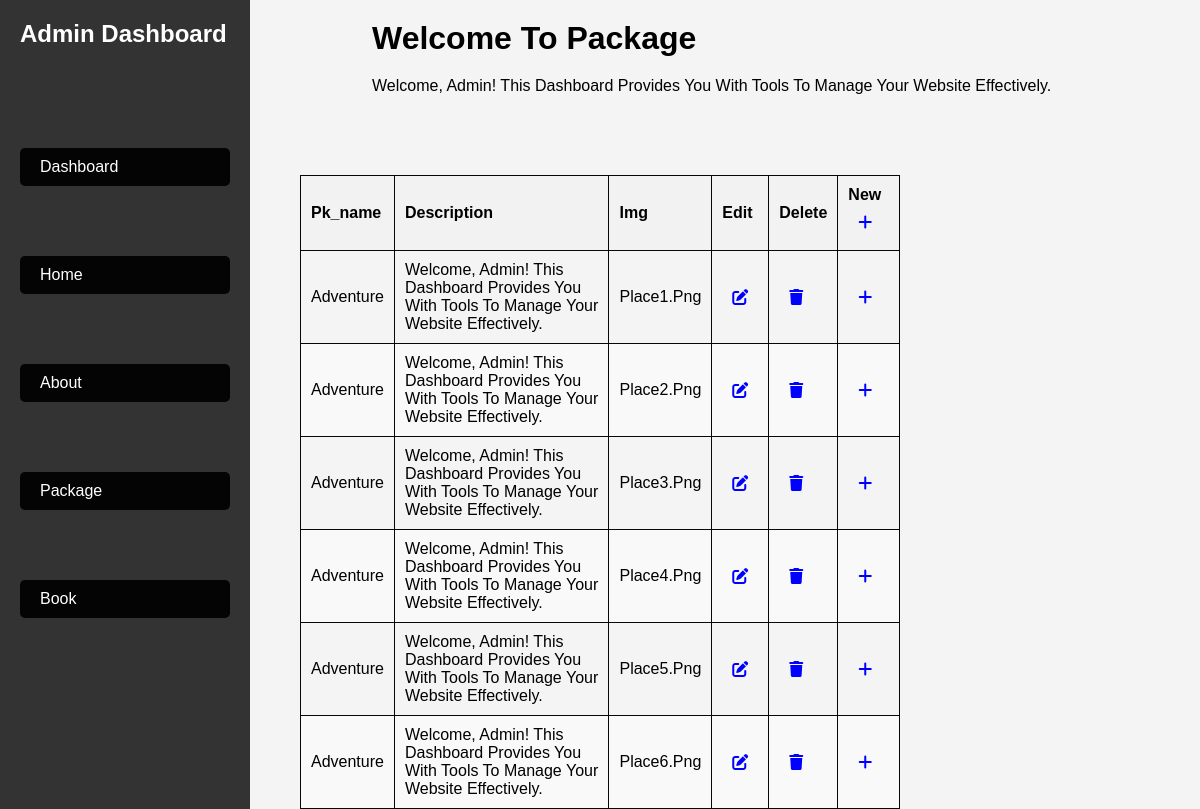
The app's page /pk_dashboard.php with its own data.
### tables this page shows
CREATE TABLE IF NOT EXISTS `packages` (
  `id` int NOT NULL AUTO_INCREMENT,
  `pk_name` varchar(50) NOT NULL,
  `description` varchar(200) NOT NULL,
  `img` BLOB NOT NULL,
  PRIMARY KEY (`id`)
);

### pk_dashboard.php (the view, shortened to what this page needs)
<!DOCTYPE html>
<html lang="en">
<head>
    <link rel="stylesheet" href="admin_pannel/admin_pannel.css">
    <link rel="stylesheet"href="https://cdnjs.cloudflare.com/ajax/libs/font-awesome/6.5.2/css/all.min.css">
 </head>
 <body>
 <div class="sidebar">
        <h2>Admin Dashboard</h2>
        <div class="item2">
        <div class="button-container2">
                <a href="dashboard.php" class="btn1">dashboard</a>
            </div>
            <div class="button-container2">
                <a href="hm_dashboard.php" class="btn1">Home</a>
            </div>
            <div class="button-container2">
                <a href="ab_dashboard.php" class="btn1">About</a>
            </div>
            <div class="button-container2">
                <a href="pk_dashboard.php" class="btn1">Package</a>
            </div>
            <div class="button-container2">
                <a href="bk_dashboard.php" class="btn1">Book</a>
            </div>
        </div>
    </div>
 <div class="script">
     <h1> Welcome To Package </h1>
     <p>Welcome, Admin! This dashboard provides you with tools to manage your website effectively.</p>
</div>
        <?php
$connection = mysqli_connect('localhost', 'root', '', 'book_db');
$query = "SELECT * FROM packages";
$result = mysqli_query($connection, $query);
?>
<!DOCTYPE html>
<html lang="en">
<head>
</head>
<body>
<div class="container">
     <table border="1">
     <thead>
    <tr>
        <th>pk_name</th>
        <th>description</th>
        <th>img</th>
        <th>Edit</th>
        <th>Delete</th>
        <th>
    New
    <a href='add_package.php' class='new' title='new' data-toggle='tooltip' onclick='return confirm("Are you sure you want to add new property?");'>
        <i class='fas fa fa-plus'></i></a>
</th>
</thead>
<?php
 if (mysqli_num_rows($result) > 0) {
     while ($row = mysqli_fetch_assoc($result)) {
         echo "<tr>";
         echo "<td>" . $row["pk_name"] . "</td>";
         echo "<td>" . $row["description"] . "</td>";
         echo "<td>" . $row["img"] . "</td>";
         echo "<td><a href='edit_package.php?pid=" . htmlentities($row['id']) . "' class='edit' title='Edit' data-toggle='tooltip'onclick='return confirm(\"Are you sure you want to edit this property?\");'><i class='fa fa-edit'></i></a></td>";
         echo "<td><a href='pk_dashboard.php?pid=" . htmlentities($row['id']) . "' class='delete' title='Delete' data-toggle='tooltip' onclick='return confirm(\"Are you sure you want to delete this property?\");'><i class='fa fa-trash'></i></a></td>";
         echo "<td><a href='add_package.php?pid=" . htmlentities($row['id']) . "' class='new' title='new' data-toggle='tooltip' onclick='return confirm(\"Are you sure you want to add new property?\");'><i class='fas fa fa-plus'></i></a></td>";
         echo "</tr>";
    }
} else {
    echo "<tr><td colspan='9'>No bookings found.</td></tr>";
}
?>
     </table>
</div>
</body>
</html>

### admin_pannel/admin_pannel.css (style rules this page uses)
:root { --main-color:#8e44ad; --black:#222; --white:#fff; --light-black:#777; --light-white:#fff9; --dark-bg:rgba(0,0,0,1); --light-bg:#eee; --border:.1rem solid var(--black); --box-shadow: 0.5rem 1rem rgba(0,0,0,.1); --text-shadow:01.5rem 3rem rgba(0,0,0,.3); }
* { font-family: sans-serif; margin:0 ; padding: 0; box-sizing: border-box; outline: none; border: none; text-decoration: none; text-transform: capitalize; }
body { font-family: Arial, sans-serif; background-color: #f4f4f4; margin: 0; padding: 0; }
.sidebar { width: 250px; height: 100%; background-color: #333; color: #fff; padding: 20px; position: fixed; }
.sidebar h2 { margin-bottom: 100px; }
.item2 { margin-top: 30px; }
.button-container2 { margin-bottom: 70px; }
.btn1 { display: block; padding: 10px 20px; background-color: #040404; color: #fff; text-decoration: none; border: none; border-radius: 5px; transition: background-color 0.3s; }
.script { padding: 20px; margin-left: 22rem; }
.script h1 { margin-bottom: 20px; }
.script p { margin-bottom: 50px; }
table { width: 100%; border-collapse: collapse; max-width: 800px; }
table th, table td { padding: 10px; border: 1px solid #070707; text-align: left; }
table th { background-color: #f2f2f2; }
table tbody tr:nth-child(even) { background-color: #f9f9f9; }
table a { text-decoration: none; color: blue; }
.container { width: 50%; margin: 0 auto; padding-top: 10px; max-width: 800px; }
a i { padding: 10px; }

### records on screen
packages: pk_name "Adventure", description "Welcome, Admin! This Dashboard Provides You With Tools To Manage Your Website Effectively.", img "Place1.png"
packages: pk_name "Adventure", description "Welcome, Admin! This Dashboard Provides You With Tools To Manage Your Website Effectively.", img "Place2.png"
packages: pk_name "Adventure", description "Welcome, Admin! This Dashboard Provides You With Tools To Manage Your Website Effectively.", img "Place3.png"
packages: pk_name "Adventure", description "Welcome, Admin! This Dashboard Provides You With Tools To Manage Your Website Effectively.", img "Place4.png"
packages: pk_name "Adventure", description "Welcome, Admin! This Dashboard Provides You With Tools To Manage Your Website Effectively.", img "Place5.png"
packages: pk_name "Adventure", description "Welcome, Admin! This Dashboard Provides You With Tools To Manage Your Website Effectively.", img "Place6.png"
